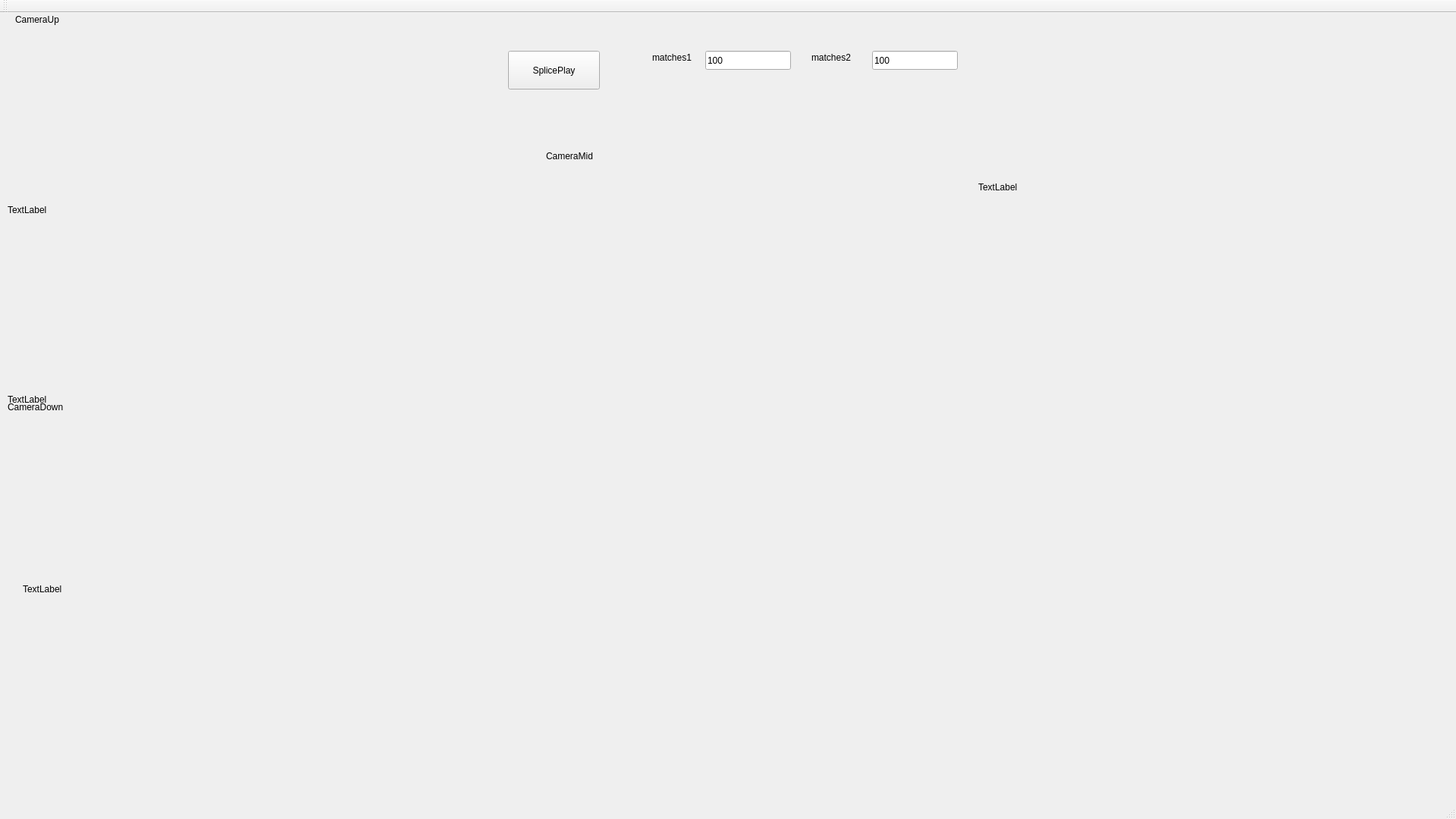
<?xml version="1.0" encoding="UTF-8"?>
<ui version="4.0">
 <class>MainWindow</class>
 <widget class="QMainWindow" name="MainWindow">
  <property name="geometry">
   <rect>
    <x>0</x>
    <y>0</y>
    <width>1920</width>
    <height>1080</height>
   </rect>
  </property>
  <property name="windowTitle">
   <string>MainWindow</string>
  </property>
  <widget class="QWidget" name="centralWidget">
   <widget class="QLabel" name="CameraUp_label">
    <property name="geometry">
     <rect>
      <x>10</x>
      <y>20</y>
      <width>640</width>
      <height>480</height>
     </rect>
    </property>
    <property name="text">
     <string>TextLabel</string>
    </property>
   </widget>
   <widget class="QLabel" name="CameraDown_label">
    <property name="geometry">
     <rect>
      <x>30</x>
      <y>520</y>
      <width>640</width>
      <height>480</height>
     </rect>
    </property>
    <property name="text">
     <string>TextLabel</string>
    </property>
   </widget>
   <widget class="QPushButton" name="Change_pushButton">
    <property name="geometry">
     <rect>
      <x>670</x>
      <y>50</y>
      <width>121</width>
      <height>51</height>
     </rect>
    </property>
    <property name="focusPolicy">
     <enum>Qt::WheelFocus</enum>
    </property>
    <property name="text">
     <string>SplicePlay</string>
    </property>
   </widget>
   <widget class="QLabel" name="CameraMid_label">
    <property name="geometry">
     <rect>
      <x>1290</x>
      <y>-10</y>
      <width>640</width>
      <height>480</height>
     </rect>
    </property>
    <property name="text">
     <string>TextLabel</string>
    </property>
   </widget>
   <widget class="QLineEdit" name="lineEdit_SurfNum_1">
    <property name="geometry">
     <rect>
      <x>930</x>
      <y>50</y>
      <width>113</width>
      <height>25</height>
     </rect>
    </property>
    <property name="text">
     <string>100</string>
    </property>
   </widget>
   <widget class="QLabel" name="CameraSplice_label">
    <property name="geometry">
     <rect>
      <x>10</x>
      <y>270</y>
      <width>640</width>
      <height>480</height>
     </rect>
    </property>
    <property name="text">
     <string>TextLabel</string>
    </property>
   </widget>
   <widget class="QLabel" name="label">
    <property name="geometry">
     <rect>
      <x>860</x>
      <y>50</y>
      <width>64</width>
      <height>17</height>
     </rect>
    </property>
    <property name="text">
     <string>matches1</string>
    </property>
   </widget>
   <widget class="QLineEdit" name="lineEdit_SurfNum_2">
    <property name="geometry">
     <rect>
      <x>1150</x>
      <y>50</y>
      <width>113</width>
      <height>25</height>
     </rect>
    </property>
    <property name="text">
     <string>100</string>
    </property>
   </widget>
   <widget class="QLabel" name="label_2">
    <property name="geometry">
     <rect>
      <x>1070</x>
      <y>50</y>
      <width>64</width>
      <height>17</height>
     </rect>
    </property>
    <property name="text">
     <string>matches2</string>
    </property>
   </widget>
   <widget class="QLabel" name="label_3">
    <property name="geometry">
     <rect>
      <x>20</x>
      <y>0</y>
      <width>71</width>
      <height>17</height>
     </rect>
    </property>
    <property name="text">
     <string>CameraUp</string>
    </property>
   </widget>
   <widget class="QLabel" name="label_4">
    <property name="geometry">
     <rect>
      <x>720</x>
      <y>180</y>
      <width>81</width>
      <height>17</height>
     </rect>
    </property>
    <property name="text">
     <string>CameraMid</string>
    </property>
   </widget>
   <widget class="QLabel" name="label_5">
    <property name="geometry">
     <rect>
      <x>10</x>
      <y>510</y>
      <width>91</width>
      <height>20</height>
     </rect>
    </property>
    <property name="text">
     <string>CameraDown</string>
    </property>
   </widget>
  </widget>
  <widget class="QMenuBar" name="menuBar">
   <property name="geometry">
    <rect>
     <x>0</x>
     <y>0</y>
     <width>1920</width>
     <height>22</height>
    </rect>
   </property>
  </widget>
  <widget class="QToolBar" name="mainToolBar">
   <attribute name="toolBarArea">
    <enum>TopToolBarArea</enum>
   </attribute>
   <attribute name="toolBarBreak">
    <bool>false</bool>
   </attribute>
  </widget>
  <widget class="QStatusBar" name="statusBar"/>
 </widget>
 <layoutdefault spacing="6" margin="11"/>
 <resources/>
 <connections/>
</ui>
